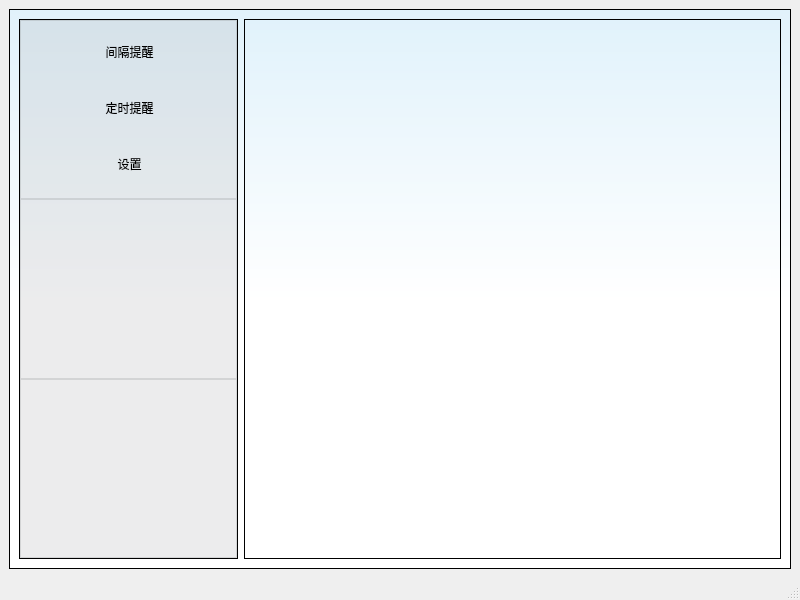
<?xml version="1.0" encoding="UTF-8"?>
<ui version="4.0">
 <class>MainWindow</class>
 <widget class="QMainWindow" name="MainWindow">
  <property name="geometry">
   <rect>
    <x>0</x>
    <y>0</y>
    <width>800</width>
    <height>600</height>
   </rect>
  </property>
  <property name="windowTitle">
   <string>MainWindow</string>
  </property>
  <widget class="QWidget" name="centralwidget">
   <layout class="QHBoxLayout" name="horizontalLayout">
    <item>
     <widget class="QFrame" name="frame">
      <property name="styleSheet">
       <string notr="true">background-color: qlineargradient(spread:pad, x1:0, y1:0, x2:0, y2:0.523, stop:0 rgba(225, 242, 251, 255), stop:1 rgba(255, 255, 255, 255));</string>
      </property>
      <property name="frameShape">
       <enum>QFrame::Shape::StyledPanel</enum>
      </property>
      <property name="frameShadow">
       <enum>QFrame::Shadow::Raised</enum>
      </property>
      <layout class="QHBoxLayout" name="horizontalLayout_2">
       <item>
        <widget class="QFrame" name="frame_3">
         <property name="sizePolicy">
          <sizepolicy hsizetype="Expanding" vsizetype="Preferred">
           <horstretch>1</horstretch>
           <verstretch>0</verstretch>
          </sizepolicy>
         </property>
         <property name="minimumSize">
          <size>
           <width>219</width>
           <height>0</height>
          </size>
         </property>
         <property name="maximumSize">
          <size>
           <width>219</width>
           <height>16777215</height>
          </size>
         </property>
         <property name="styleSheet">
          <string notr="true">#frame_14{
background-color: rgba(150, 150, 150, 64);
color:rgb(91, 91, 91)
}
QPushButton{
border:none;
background-color:rgba(0, 0, 0, 0);
}
QPushButton:focus{
background-color:rgb(176, 176, 176);
}</string>
         </property>
         <property name="frameShape">
          <enum>QFrame::Shape::StyledPanel</enum>
         </property>
         <property name="frameShadow">
          <enum>QFrame::Shadow::Raised</enum>
         </property>
         <layout class="QVBoxLayout" name="verticalLayout">
          <property name="spacing">
           <number>0</number>
          </property>
          <property name="leftMargin">
           <number>0</number>
          </property>
          <property name="topMargin">
           <number>0</number>
          </property>
          <property name="rightMargin">
           <number>0</number>
          </property>
          <property name="bottomMargin">
           <number>0</number>
          </property>
          <item>
           <widget class="QFrame" name="frame_4">
            <property name="styleSheet">
             <string notr="true">background-color: rgba(178, 180, 182, 64);</string>
            </property>
            <property name="frameShape">
             <enum>QFrame::Shape::StyledPanel</enum>
            </property>
            <property name="frameShadow">
             <enum>QFrame::Shadow::Raised</enum>
            </property>
            <layout class="QVBoxLayout" name="verticalLayout_2">
             <property name="spacing">
              <number>0</number>
             </property>
             <property name="leftMargin">
              <number>0</number>
             </property>
             <property name="topMargin">
              <number>0</number>
             </property>
             <property name="rightMargin">
              <number>0</number>
             </property>
             <property name="bottomMargin">
              <number>0</number>
             </property>
             <item>
              <widget class="QPushButton" name="pushButton_2">
               <property name="minimumSize">
                <size>
                 <width>217</width>
                 <height>50</height>
                </size>
               </property>
               <property name="maximumSize">
                <size>
                 <width>217</width>
                 <height>50</height>
                </size>
               </property>
               <property name="styleSheet">
                <string notr="true">background-color: rgb(255, 255, 255,0);</string>
               </property>
               <property name="text">
                <string>间隔提醒</string>
               </property>
              </widget>
             </item>
             <item>
              <widget class="QPushButton" name="pushButton">
               <property name="minimumSize">
                <size>
                 <width>217</width>
                 <height>50</height>
                </size>
               </property>
               <property name="maximumSize">
                <size>
                 <width>217</width>
                 <height>50</height>
                </size>
               </property>
               <property name="styleSheet">
                <string notr="true">background-color: rgb(255, 255, 255,0);</string>
               </property>
               <property name="text">
                <string>定时提醒</string>
               </property>
              </widget>
             </item>
             <item>
              <widget class="QPushButton" name="pushButton_4">
               <property name="minimumSize">
                <size>
                 <width>217</width>
                 <height>50</height>
                </size>
               </property>
               <property name="maximumSize">
                <size>
                 <width>217</width>
                 <height>50</height>
                </size>
               </property>
               <property name="styleSheet">
                <string notr="true">background-color: rgb(255, 255, 255,0);</string>
               </property>
               <property name="text">
                <string>设置</string>
               </property>
              </widget>
             </item>
            </layout>
           </widget>
          </item>
          <item>
           <widget class="QFrame" name="frame_6">
            <property name="styleSheet">
             <string notr="true">background-color: rgba(178, 180, 182, 64);</string>
            </property>
            <property name="frameShape">
             <enum>QFrame::Shape::StyledPanel</enum>
            </property>
            <property name="frameShadow">
             <enum>QFrame::Shadow::Raised</enum>
            </property>
            <layout class="QHBoxLayout" name="horizontalLayout_5"/>
           </widget>
          </item>
          <item>
           <widget class="QFrame" name="frame_7">
            <property name="styleSheet">
             <string notr="true">background-color: rgba(178, 180, 182, 64);</string>
            </property>
            <property name="frameShape">
             <enum>QFrame::Shape::StyledPanel</enum>
            </property>
            <property name="frameShadow">
             <enum>QFrame::Shadow::Raised</enum>
            </property>
            <layout class="QHBoxLayout" name="horizontalLayout_6"/>
           </widget>
          </item>
         </layout>
        </widget>
       </item>
       <item>
        <widget class="QFrame" name="frame_2">
         <property name="sizePolicy">
          <sizepolicy hsizetype="Expanding" vsizetype="Preferred">
           <horstretch>4</horstretch>
           <verstretch>0</verstretch>
          </sizepolicy>
         </property>
         <property name="frameShape">
          <enum>QFrame::Shape::StyledPanel</enum>
         </property>
         <property name="frameShadow">
          <enum>QFrame::Shadow::Raised</enum>
         </property>
        </widget>
       </item>
      </layout>
     </widget>
    </item>
   </layout>
  </widget>
  <widget class="QStatusBar" name="statusbar"/>
 </widget>
 <resources/>
 <connections/>
</ui>
